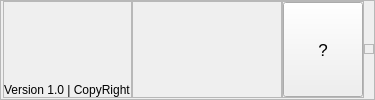
     <widget class="QFrame" name="footer_frame">
      <property name="styleSheet">
       <string notr="true"/>
      </property>
      <property name="frameShape">
       <enum>QFrame::StyledPanel</enum>
      </property>
      <property name="frameShadow">
       <enum>QFrame::Raised</enum>
      </property>
      <layout class="QHBoxLayout" name="horizontalLayout_2">
       <property name="spacing">
        <number>0</number>
       </property>
       <property name="leftMargin">
        <number>2</number>
       </property>
       <property name="topMargin">
        <number>0</number>
       </property>
       <property name="rightMargin">
        <number>0</number>
       </property>
       <property name="bottomMargin">
        <number>1</number>
       </property>
       <item alignment="Qt::AlignLeft">
        <widget class="QFrame" name="version_frame">
         <property name="frameShape">
          <enum>QFrame::StyledPanel</enum>
         </property>
         <property name="frameShadow">
          <enum>QFrame::Raised</enum>
         </property>
         <layout class="QVBoxLayout" name="verticalLayout_4">
          <property name="spacing">
           <number>0</number>
          </property>
          <property name="leftMargin">
           <number>0</number>
          </property>
          <property name="topMargin">
           <number>0</number>
          </property>
          <property name="rightMargin">
           <number>0</number>
          </property>
          <property name="bottomMargin">
           <number>0</number>
          </property>
          <item alignment="Qt::AlignBottom">
           <widget class="QLabel" name="label_2">
            <property name="font">
             <font>
              <pointsize>9</pointsize>
             </font>
            </property>
            <property name="text">
             <string>Version 1.0 | CopyRight</string>
            </property>
           </widget>
          </item>
         </layout>
        </widget>
       </item>
       <item>
        <widget class="QFrame" name="footer_center_frame">
         <property name="minimumSize">
          <size>
           <width>150</width>
           <height>15</height>
          </size>
         </property>
         <property name="frameShape">
          <enum>QFrame::StyledPanel</enum>
         </property>
         <property name="frameShadow">
          <enum>QFrame::Raised</enum>
         </property>
        </widget>
       </item>
       <item alignment="Qt::AlignRight">
        <widget class="QFrame" name="frame">
         <property name="frameShape">
          <enum>QFrame::StyledPanel</enum>
         </property>
         <property name="frameShadow">
          <enum>QFrame::Raised</enum>
         </property>
         <layout class="QVBoxLayout" name="verticalLayout_13">
          <property name="spacing">
           <number>0</number>
          </property>
          <property name="leftMargin">
           <number>0</number>
          </property>
          <property name="topMargin">
           <number>0</number>
          </property>
          <property name="rightMargin">
           <number>0</number>
          </property>
          <property name="bottomMargin">
           <number>0</number>
          </property>
          <item>
           <widget class="QPushButton" name="info_btn">
            <property name="sizePolicy">
             <sizepolicy hsizetype="Preferred" vsizetype="Preferred">
              <horstretch>0</horstretch>
              <verstretch>0</verstretch>
             </sizepolicy>
            </property>
            <property name="minimumSize">
             <size>
              <width>15</width>
              <height>15</height>
             </size>
            </property>
            <property name="font">
             <font>
              <pointsize>13</pointsize>
             </font>
            </property>
            <property name="cursor">
             <cursorShape>PointingHandCursor</cursorShape>
            </property>
            <property name="text">
             <string>?</string>
            </property>
            <property name="iconSize">
             <size>
              <width>16</width>
              <height>16</height>
             </size>
            </property>
           </widget>
          </item>
         </layout>
        </widget>
       </item>
       <item>
        <widget class="QFrame" name="grip_frame">
         <property name="minimumSize">
          <size>
           <width>10</width>
           <height>10</height>
          </size>
         </property>
         <property name="maximumSize">
          <size>
           <width>10</width>
           <height>10</height>
          </size>
         </property>
         <property name="font">
          <font>
           <pointsize>15</pointsize>
          </font>
         </property>
         <property name="frameShape">
          <enum>QFrame::StyledPanel</enum>
         </property>
         <property name="frameShadow">
          <enum>QFrame::Raised</enum>
         </property>
        </widget>
       </item>
      </layout>
     </widget>
